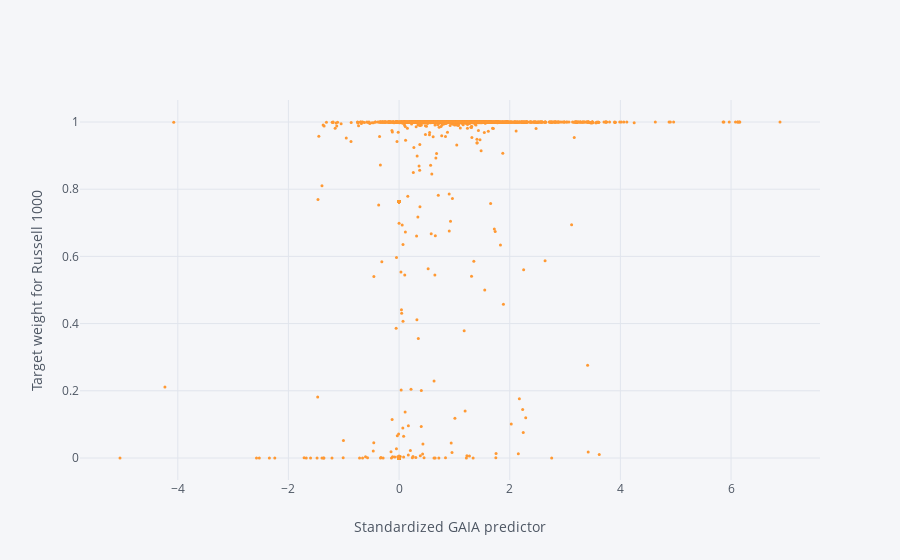

Notebook source saved alongside this figure:
### Code cell
mappings.set_index('GAIA Predictor').iplot(kind='scatter', mode='markers', size=3, yTitle='Target weight for Russell 1000', xTitle='Standardized GAIA predictor')

### Figure 1 — Plotly figure (JSON) as saved in the notebook; plotly's stock layout.template omitted (floating-point values rounded to 4 significant figures; data arrays with more than 128 entries replaced by an {"elided": "..."} marker saying what was removed)
{"data": [{"line": {"color": "rgba(255, 153, 51, 1.0)", "dash": "solid", "shape": "linear", "width": 1.3}, "marker": {"size": 3, "symbol": "circle"}, "mode": "markers", "name": "ETF(Russell 1000, SMART, USD)", "text": "", "type": "scatter", "uid": "870cab94-f295-4e99-a4d0-4fee99f16160", "x": {"elided": "2782 float values"}, "y": {"elided": "2782 mixed values"}}], "layout": {"legend": {"bgcolor": "#F5F6F9", "font": {"color": "#4D5663"}}, "paper_bgcolor": "#F5F6F9", "plot_bgcolor": "#F5F6F9", "title": {"font": {"color": "#4D5663"}}, "xaxis": {"gridcolor": "#E1E5ED", "showgrid": true, "tickfont": {"color": "#4D5663"}, "title": {"font": {"color": "#4D5663"}, "text": "Standardized GAIA predictor"}, "zerolinecolor": "#E1E5ED"}, "yaxis": {"gridcolor": "#E1E5ED", "showgrid": true, "tickfont": {"color": "#4D5663"}, "title": {"font": {"color": "#4D5663"}, "text": "Target weight for Russell 1000"}, "zerolinecolor": "#E1E5ED"}}}
